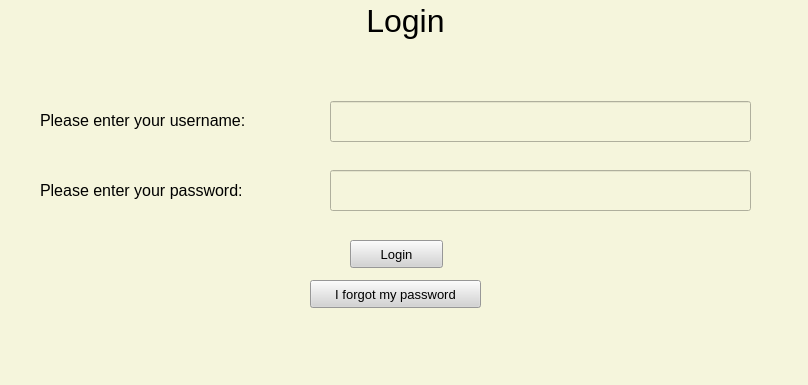
<?xml version="1.0" encoding="UTF-8"?>
<ui version="4.0">
 <class>MainWindow</class>
 <widget class="QMainWindow" name="MainWindow">
  <property name="geometry">
   <rect>
    <x>0</x>
    <y>0</y>
    <width>808</width>
    <height>385</height>
   </rect>
  </property>
  <property name="windowTitle">
   <string>MainWindow</string>
  </property>
  <property name="styleSheet">
   <string notr="true">background-color: beige;</string>
  </property>
  <widget class="QWidget" name="centralwidget">
   <widget class="QLabel" name="lab_program">
    <property name="geometry">
     <rect>
      <x>320</x>
      <y>-10</y>
      <width>171</width>
      <height>61</height>
     </rect>
    </property>
    <property name="font">
     <font>
      <pointsize>24</pointsize>
      <weight>50</weight>
      <bold>false</bold>
      <underline>false</underline>
     </font>
    </property>
    <property name="text">
     <string>Login</string>
    </property>
    <property name="alignment">
     <set>Qt::AlignCenter</set>
    </property>
   </widget>
   <widget class="QLineEdit" name="lineEdit_user">
    <property name="geometry">
     <rect>
      <x>330</x>
      <y>101</y>
      <width>421</width>
      <height>41</height>
     </rect>
    </property>
    <property name="font">
     <font>
      <pointsize>12</pointsize>
     </font>
    </property>
   </widget>
   <widget class="QLabel" name="label">
    <property name="geometry">
     <rect>
      <x>40</x>
      <y>100</y>
      <width>271</width>
      <height>41</height>
     </rect>
    </property>
    <property name="font">
     <font>
      <pointsize>12</pointsize>
     </font>
    </property>
    <property name="text">
     <string>Please enter your username:</string>
    </property>
   </widget>
   <widget class="QLabel" name="label_2">
    <property name="geometry">
     <rect>
      <x>40</x>
      <y>170</y>
      <width>271</width>
      <height>41</height>
     </rect>
    </property>
    <property name="font">
     <font>
      <pointsize>12</pointsize>
     </font>
    </property>
    <property name="text">
     <string>Please enter your password:</string>
    </property>
   </widget>
   <widget class="QLineEdit" name="lineEdit_pass">
    <property name="geometry">
     <rect>
      <x>330</x>
      <y>170</y>
      <width>421</width>
      <height>41</height>
     </rect>
    </property>
    <property name="font">
     <font>
      <pointsize>12</pointsize>
     </font>
    </property>
    <property name="echoMode">
     <enum>QLineEdit::Password</enum>
    </property>
   </widget>
   <widget class="QPushButton" name="but_login">
    <property name="geometry">
     <rect>
      <x>350</x>
      <y>240</y>
      <width>93</width>
      <height>28</height>
     </rect>
    </property>
    <property name="font">
     <font>
      <pointsize>10</pointsize>
     </font>
    </property>
    <property name="styleSheet">
     <string notr="true">background-color: lightgray;</string>
    </property>
    <property name="text">
     <string>Login</string>
    </property>
    <property name="shortcut">
     <string>Return</string>
    </property>
   </widget>
   <widget class="QPushButton" name="but_forgot">
    <property name="geometry">
     <rect>
      <x>310</x>
      <y>280</y>
      <width>171</width>
      <height>28</height>
     </rect>
    </property>
    <property name="font">
     <font>
      <pointsize>10</pointsize>
     </font>
    </property>
    <property name="styleSheet">
     <string notr="true">background-color: lightgrey;</string>
    </property>
    <property name="text">
     <string>I forgot my password</string>
    </property>
   </widget>
  </widget>
  <widget class="QMenuBar" name="menubar">
   <property name="geometry">
    <rect>
     <x>0</x>
     <y>0</y>
     <width>808</width>
     <height>26</height>
    </rect>
   </property>
  </widget>
  <widget class="QStatusBar" name="statusbar"/>
 </widget>
 <resources/>
 <connections/>
</ui>
